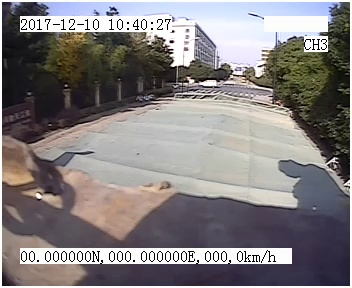
//> input picture OPenCVTest/OPenCVTest/REC0009_148.jpg, 352 x 288 px, given in place of the camera
$ ./videoHandleOpen   (built with g++ and OpenCV 4)
//> lines starting //> are read from the running program, lines starting //| are printed output that depends on the picture
#include <opencv2/highgui/highgui.hpp>
#include <opencv2/imgproc/imgproc.hpp>
#include <opencv2/core/core.hpp>
#include <iostream>

using namespace cv;


int main()
{
	//打开第一个摄像头
	VideoCapture cap(0);
	//检测是否打开成功
	if(!cap.isOpened())
	{
		return -1;
	}

	Mat frame;
	Mat edges;

	bool stop = false;
	while(!stop)
	{
		//从cap中读一帧，存到frame
		cap>>frame;
//> frame is the input picture: 288 rows x 352 cols, CV_8UC3; mean B, G, R 127.3, 126.4, 131.2
		if(frame.empty())
			break;
		//将读到的图像转为为灰度图
		cvtColor(frame, edges, CV_BGR2GRAY);
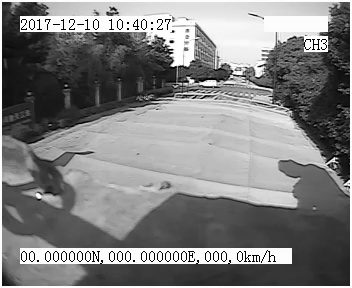
//> edges: 288 rows x 352 cols, CV_8UC1; min 0, max 255, mean 127.9

		GaussianBlur(edges, edges, Size(7,7), 1.5, 1.5);
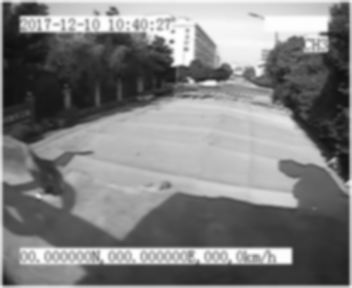
//> edges: 288 rows x 352 cols, CV_8UC1; min 16, max 255, mean 127.6
		//进行边缘提取
		Canny(edges, edges, 0, 30, 3);
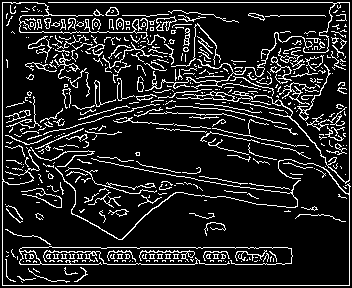
//> edges: 288 rows x 352 cols, CV_8UC1; 13.6% white in thin lines or dots
		//显示结果
		imshow("当前视频",edges);
		//等待30秒，如果按键则退出循环
		if(waitKey(30) >=0)
//> the Esc key is pressed
			stop = true;
	}
	return 0;
}

$ run again, on OPenCVTest/OPenCVTest/REC0009_228.jpg
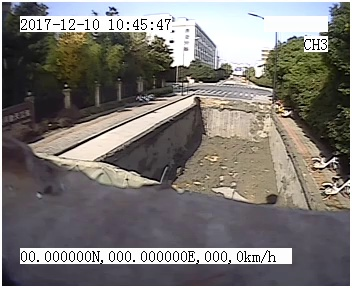
//> input picture OPenCVTest/OPenCVTest/REC0009_228.jpg, 352 x 288 px, given in place of the camera
//> frame is the input picture: 288 rows x 352 cols, CV_8UC3; mean B, G, R 116.2, 119.6, 123.6
//> `GaussianBlur(edges, edges, Size(7,7), 1.5, 1.5);`:
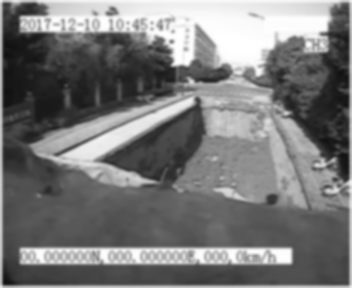
//> edges: 288 rows x 352 cols, CV_8UC1; min 16, max 255, mean 120.1
//> `Canny(edges, edges, 0, 30, 3);`:
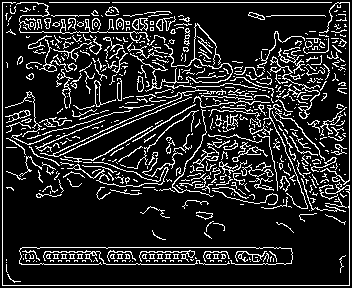
//> edges: 288 rows x 352 cols, CV_8UC1; 15.1% white in thin lines or dots

$ run again, on OPenCVTest/OPenCVTest/REC0043_49.jpg
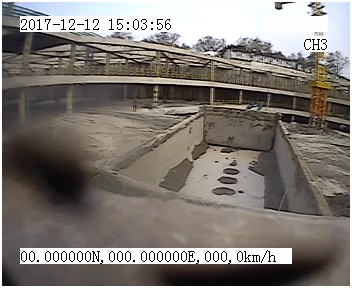
//> input picture OPenCVTest/OPenCVTest/REC0043_49.jpg, 352 x 288 px, given in place of the camera
//> frame is the input picture: 288 rows x 352 cols, CV_8UC3; mean B, G, R 115.9, 121.1, 127.1
//> `GaussianBlur(edges, edges, Size(7,7), 1.5, 1.5);`:
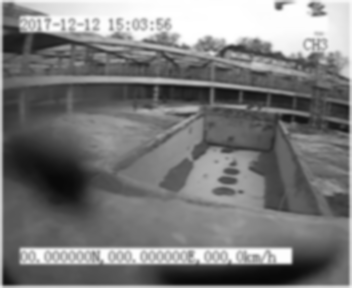
//> edges: 288 rows x 352 cols, CV_8UC1; min 7, max 255, mean 122.1
//> `Canny(edges, edges, 0, 30, 3);`:
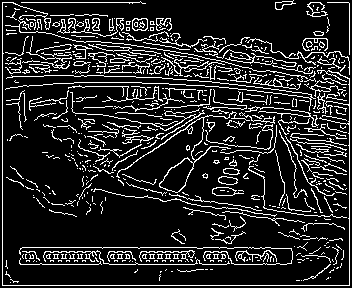
//> edges: 288 rows x 352 cols, CV_8UC1; 14.7% white in thin lines or dots

$ run again, on OPenCVTest/OPenCVTest/fifth.jpg
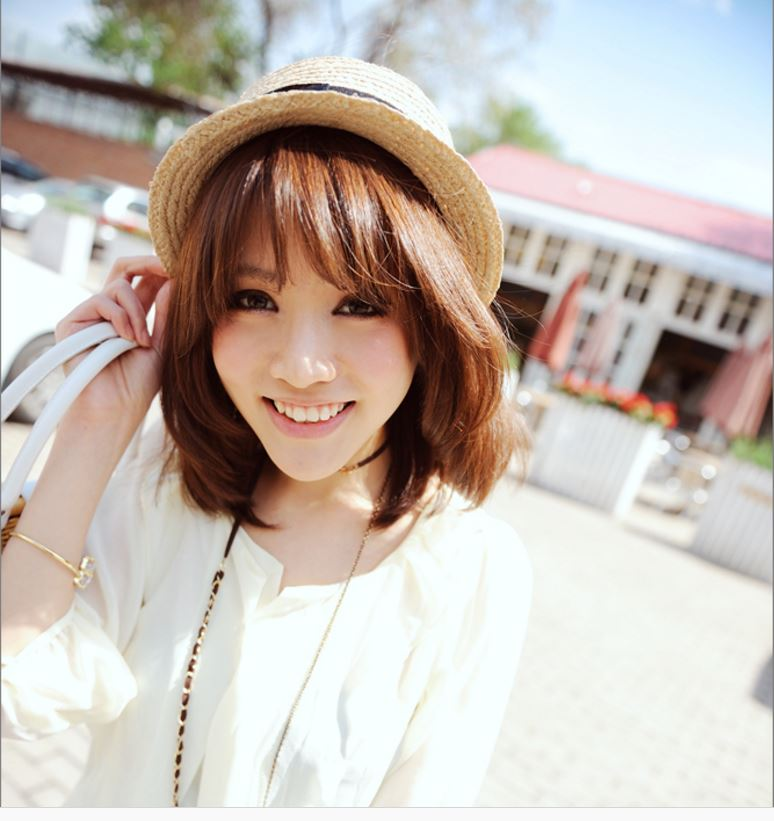
//> input picture OPenCVTest/OPenCVTest/fifth.jpg, 774 x 821 px, given in place of the camera
//> frame is the input picture: 821 rows x 774 cols, CV_8UC3; mean B, G, R 179.1, 186.9, 196.8
//> `cvtColor(frame, edges, CV_BGR2GRAY);`:
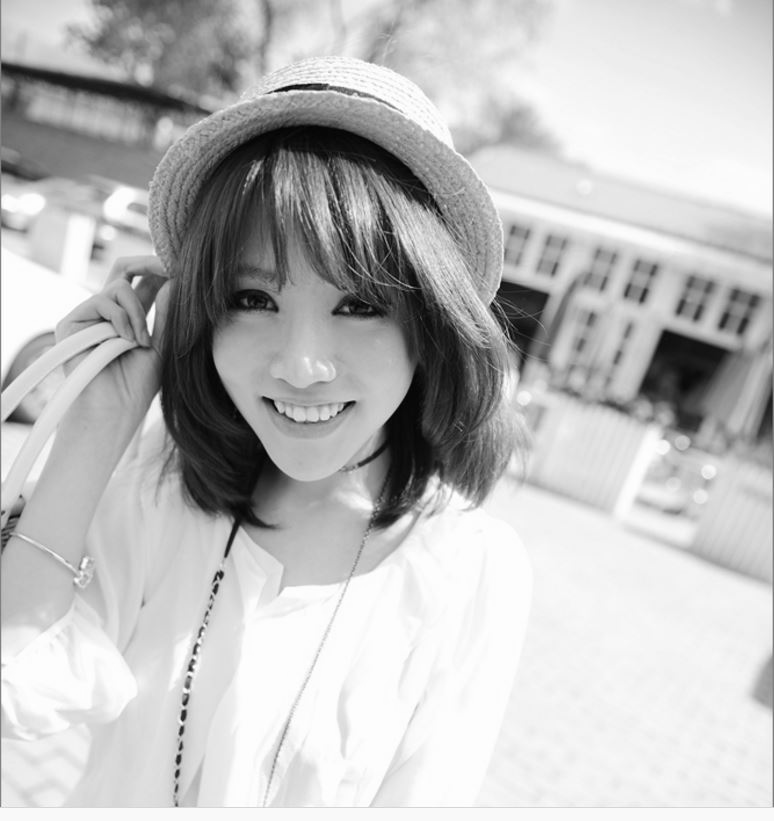
//> edges: 821 rows x 774 cols, CV_8UC1; min 2, max 255, mean 189
//> `Canny(edges, edges, 0, 30, 3);`:
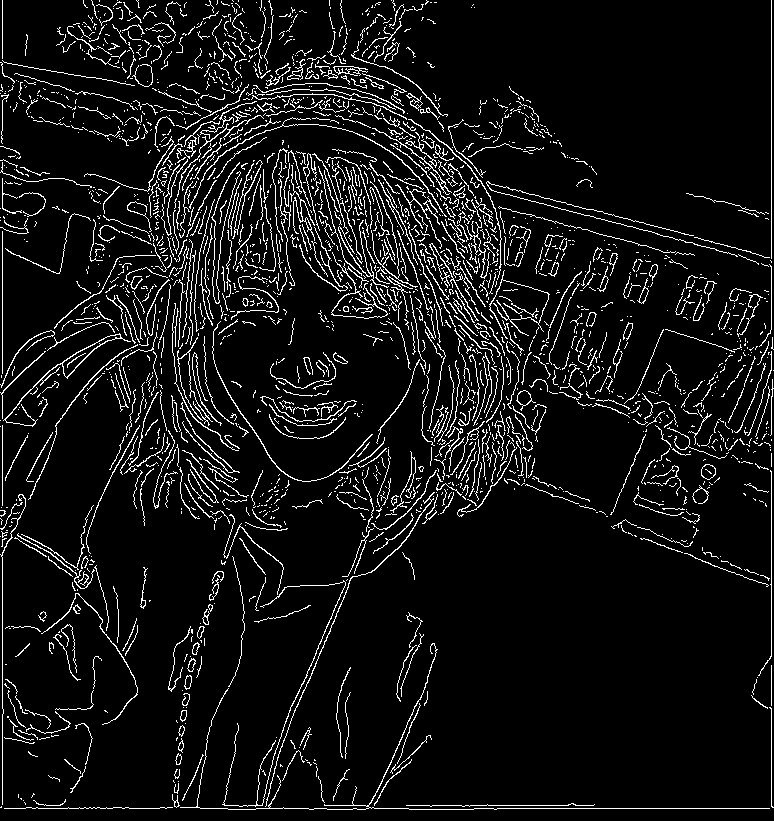
//> edges: 821 rows x 774 cols, CV_8UC1; 7.6% white in thin lines or dots
